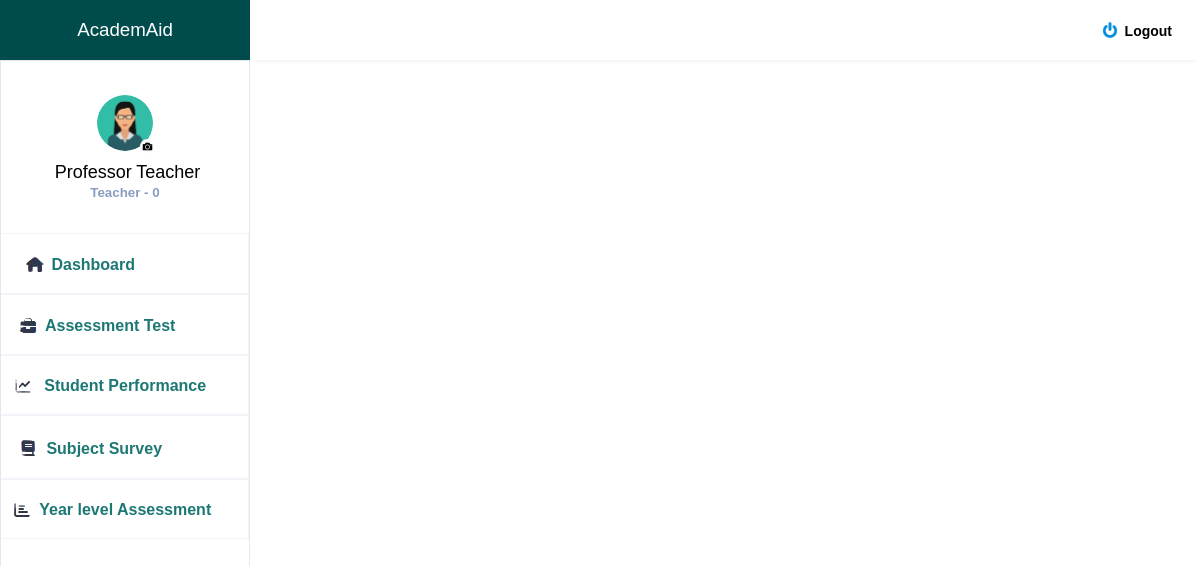
/dashboard.php (signed in), run on the app's committed database.
### tables this page shows
CREATE TABLE `tbl_users` (
  `user_id` int(11) NOT NULL,
  `user_uname` varchar(255) NOT NULL,
  `user_pass` varchar(255) NOT NULL,
  `role_id` varchar(255) NOT NULL,
  `fullname` varchar(255) NOT NULL,
  `course` varchar(255) NOT NULL,
  `year` int(11) NOT NULL,
  `program` varchar(255) NOT NULL,
  `id_number` varchar(255) NOT NULL,
  `email` varchar(255) NOT NULL,
  `contact_number` varchar(255) NOT NULL,
  `address` varchar(255) NOT NULL,
  `birthday` varchar(255) NOT NULL,
  `gender` varchar(255) NOT NULL,
  `skills` varchar(255) NOT NULL,
  `image` varchar(250) NOT NULL,
  `exam_score` varchar(255) NOT NULL,
  `subject` varchar(255) NOT NULL,
  `exam_score2` varchar(255) NOT NULL,
  `cc102_1` varchar(255) NOT NULL,
  `cc102_2` varchar(255) NOT NULL,
  `elec` varchar(255) NOT NULL,
  `elec2` varchar(255) NOT NULL,
  `netw` varchar(255) NOT NULL,
  `netw2` varchar(255) NOT NULL,
  `integ` varchar(255) NOT NULL,
  `integ2` varchar(255) NOT NULL,
  `assur` varchar(255) NOT NULL,
  `assur2` varchar(255) NOT NULL
);

### dashboard.php (the view, shortened to what this page needs)
<?php
include '_conn.php';
?>
<!DOCTYPE html>
<html lang="en">
<head>
    <link rel="stylesheet" href="styler.css">
    <link rel="stylesheet" href="https://maxst.icons8.com/vue-static/landings/line-awesome/line-awesome/1.3.0/css/line-awesome.min.css">
</head>
<body>
    <div class="sidebar">
        <div class="side-header" style="background-color: #004c4c; ">
            <a href="dashboard_welc.php"><h3>Academ<span>Aid</span></h3></a>
        </div>
        <div class="side-content" style="background-color: white; border: 1px solid #e7e7e7">
            <div class="profile">
               <a href="profile.php">
               <?php
               include 'student_pic.php';
               ?>
               </a>
                <h4 style="color: black; margin-top: 5px; font-size: 18px"><?php
        if (isset($_SESSION['user_id'])) {
          $loggedInUserId = $_SESSION['user_id'];
          $sql = "SELECT * FROM tbl_users WHERE user_id = $loggedInUserId";
          $result = $conn->query($sql);
        if ($result->num_rows > 0) {
         while ($row = $result->fetch_assoc()) {
        echo "&nbsp". $row["fullname"] ; }}}?></h4>
                <small><?php
        if (isset($_SESSION['user_id'])) {
          $loggedInUserId = $_SESSION['user_id'];
          $sql = "SELECT * FROM tbl_users WHERE user_id = $loggedInUserId";
          $result = $conn->query($sql);
        if ($result->num_rows > 0) {
         while ($row = $result->fetch_assoc()) {
        echo "". $row["course"] . "&nbsp-&nbsp" .  $row["year"]; }}}?></small>
            </div>
            <div class="side-menu" style="background-color: ">
                <ul>
                <li style="border-style: solid; border-width: 1px; border-color: #f1f4f9; margin-left: -90px">
                    <a href="dashboard_welc.php" <?php echo isset($a1) ? 'style="background-color: lightblue; color: white;font-weight: bold;' : ''; ?>>
                       <img src="images/dash_icon.png" style=" position: relative; margin-bottom: -7px; ">  <small style="font-size: 16px; color: #1d7874"><b>Dashboard</b></small>
                        </a>
                    </li>
                    <li style="border-style: solid; border-width: 1px; border-color: #f1f4f9; margin-left: -59px">
                    <a href="intervene.php" <?php echo isset($a2) ? 'style="background-color: lightblue; black: white;font-weight: bold;' : ''; ?>>
                       <img src="images/interv_icon.png" style=" position: relative; margin-bottom: -7px; ">  <small style="font-size: 16px; color: #1d7874"><b>Assessment Test</b></small>
                        </a>
                    </li>
                    <li style="border-style: solid; border-width: 1px; border-color: #f1f4f9; margin-left: -35px">
                       <a href="performance.php" <?php echo isset($a3) ? 'style="background-color: lightblue; color: white;font-weight: bold;' : ''; ?>>
                          <img src="images/perf_icon.png" style=" position: relative; margin-bottom: -7px; ">
                            <small style="font-size: 16px; color: #1d7874"><b>Student Performance</b></small>
                        </a>
                    </li>
                    <li style="border-style: solid; border-width: 1px; border-color: #f1f4f9; margin-left: -71px">
                       <a href="exit_survey_student.php" <?php echo isset($a4) ? 'style="background-color: lightblue; color: white;font-weight: bold;' : ''; ?>>
                         <img src="images/subj_icon.png" style=" position: relative; margin-bottom: -7px; ">
                            <small style="font-size: 16px; color: #1d7874"><b>Subject Survey</b></small>
                        </a>
                    </li>
                    <li style="border-style: solid; border-width: 1px; border-color: #f1f4f9; margin-left: -30px">
                       <a href="yearly.php" <?php echo isset($a5) ? 'style="background-color: lightblue; color: white;font-weight: bold;' : ''; ?>>
                          <img src="images/yearly_icon.png" style=" position: relative; margin-bottom: -7px; ">
                            <small style="font-size: 16px; color: #1d7874"><b>Year level Assessment</b></small>
                        </a>
                    </li>
                </ul>
            </div>
        </div>
    </div>
    <div class="main-content">
        <header style="background-color: white; ">
            <div class="header-content">
                <div class="header-menu">
                    <div class="user">
                        <div class="bg-img" style="background-image: url(img/1.jpeg)">
                        </div>
                        <a href="logout.php" onclick="confirmLogout(event)" style="color: black; margin-right: 12px; margin-top: 5px "><span ><b style="font-size: 14px"><img src="images/logout.png" style="position: absolute; height: 16px; width: 16px; margin-left: -23px; margin-top: -1px;">Logout</b></span></a>
                    </div>
                </div>
            </div>
        </header>
</body>
</html>

### student_pic.php (shortened to what this page needs)
<?php
require '_conn.php';
$loggedInUserId = $_SESSION['user_id'];
$user = mysqli_fetch_assoc(mysqli_query($conn, "SELECT * FROM tbl_users WHERE user_id = $loggedInUserId"));
?>
<html>
<head>
<body>
<form class="form" id = "form" action="" enctype="multipart/form-data" method="post">
                                        <div class="upload">
                                            <?php
                                            $image = $user['image'];
                                            ?>
                                    <img src="profile_pictures/<?php echo $image; ?>" width ="125" height="125" title="<?php echo $image; ?>">
                                      <div class="round">
                                        </div>
                                       </div>
                                    </form>

### styler.css (style rules this page uses)
:root { --main-color: #22BAA0; --color-dark: #34425A; --text-grey: #B0B0B0; }
* { margin: 0; padding: 0; text-decoration: none; list-style-type: none; box-sizing: border-box; font-family: 'Merriweather', sans-serif; }
.sidebar { position: fixed; height: 100%; width: 250px; left: 0; bottom: 0; top: 0; z-index: 100; background: var(--color-dark); transition: left 300ms; }
.side-header { box-shadow: 0px 5px 5px -5px rgb(0 0 0 /10%); background: var(--main-color); height: 60px; display: flex; justify-content: center; align-items: center; }
.side-header h3, side-head span { color: #fff; font-weight: 400; }
.side-content { height: calc(100vh - 60px); overflow: auto; }
.profile { text-align: center; padding: 2rem 0rem; }
.bg-img { background-repeat: no-repeat; background-size: cover; border-radius: 50%; background-size: cover; }
.profile h4 { color: #fff; font-weight: 500; }
.profile small { color: #899DC1; font-weight: 600; }
.side-menu ul { text-align: center; }
.side-menu a { display: block; padding: 1.2rem 0rem; }
.side-menu a span, .side-menu a small { color: #899DC1; }
.main-content { margin-left: 250px; width: calc(100% - 165px); transition: margin-left 300ms; }
header { position: fixed; right: 0; top: 0; left: 250px; z-index: 100; height: 60px; box-shadow: 0px 5px 5px -5px rgb(0 0 0 /10%); background: #fff; transition: left 300ms; }
.header-content, .header-menu { display: flex; align-items: center; }
.header-content { justify-content: space-between; padding: 0rem 1rem; }
.header-menu { justify-content: flex-end; padding-top: .5rem; }
.user { display: flex; align-items: center; }
.user div, .client-img { height: 40px; width: 40px; margin-right: 1rem; }
.user span:last-child { display: inline-block; margin-left: .3rem; font-size: .8rem; }

### student_pic.php (style rules this page uses)
.upload { width: 125px; position: relative; margin: auto; }
.upload img { height: 60px; width: 60px; border-radius: 50%; border: 2px solid #DCDCDC; border-color: white; }
.upload .round { position: absolute; background-image: url('profile_pictures/kamera.jpg'); background-color: red; right: 0; width: 15px; height: 15px; line-height: 2px; text-align: center; border-radius: 50%; overflow: hidden; margin-top: -18px; margin-left: 0px; margin-right: 33px; border-color: black; border-width: 1px; }

### data on the page
tbl_users: image (picture), fullname "Professor Teacher", course "Teacher", year "0"
